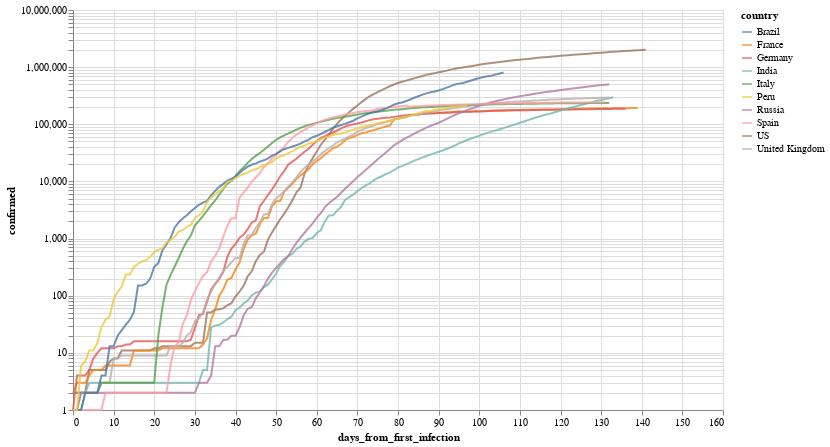

The notebook cell this image was saved under:
### Markdown cell above
Por ejemplo, evolución (interactiva!) de los paises con mas infectados

### Code cell
total_confirmed_by_country = global_df.groupby('country').confirmed.max().sort_values(ascending=False)
selected_countries = total_confirmed_by_country[total_confirmed_by_country > 1000].index

plot_df = global_df[
    (global_df.confirmed > 0) & 
    (global_df.country.isin(selected_countries[:10]))
].sort_values('date')

selection = alt.selection_multi(
    fields=['country'], 
    bind='legend', 
    init=[{'country': c} for c in selected_countries[:10]]
)


(
    alt.Chart(plot_df)
       .mark_line()
       .encode(
           x='days_from_first_infection', 
           y=alt.Y('confirmed', scale=alt.Scale(type='log')), 
           color='country',
           opacity=alt.condition(selection, alt.value(.8), alt.value(.05))
       ).add_selection(selection)
        .properties(width=650, height=400)
       
)

### Figure 1 — Vega-Lite specification as saved in the notebook (floating-point values rounded to 4 significant figures; data arrays with more than 128 entries replaced by an {"elided": "..."} marker saying what was removed)
{"config": {"view": {"continuousWidth": 400, "continuousHeight": 300}}, "data": {"name": "data-366cc2d15917f3c131aa68f4d73f1b40"}, "mark": "line", "encoding": {"color": {"type": "nominal", "field": "country"}, "opacity": {"condition": {"value": 0.8, "selection": "selector001"}, "value": 0.05}, "x": {"type": "quantitative", "field": "days_from_first_infection"}, "y": {"type": "quantitative", "field": "confirmed", "scale": {"type": "log"}}}, "height": 400, "selection": {"selector001": {"type": "multi", "fields": ["country"], "bind": "legend", "init": [{"country": "US"}, {"country": "Brazil"}, {"country": "Russia"}, {"country": "India"}, {"country": "United Kingdom"}, {"country": "Spain"}, {"country": "Italy"}, {"country": "Peru"}, {"country": "France"}, {"country": "Germany"}]}}, "width": 650, "$schema": "https://vega.github.io/schema/vega-lite/v4.8.1.json", "datasets": {"data-366cc2d15917f3c131aa68f4d73f1b40": {"elided": "1289 records"}}}
